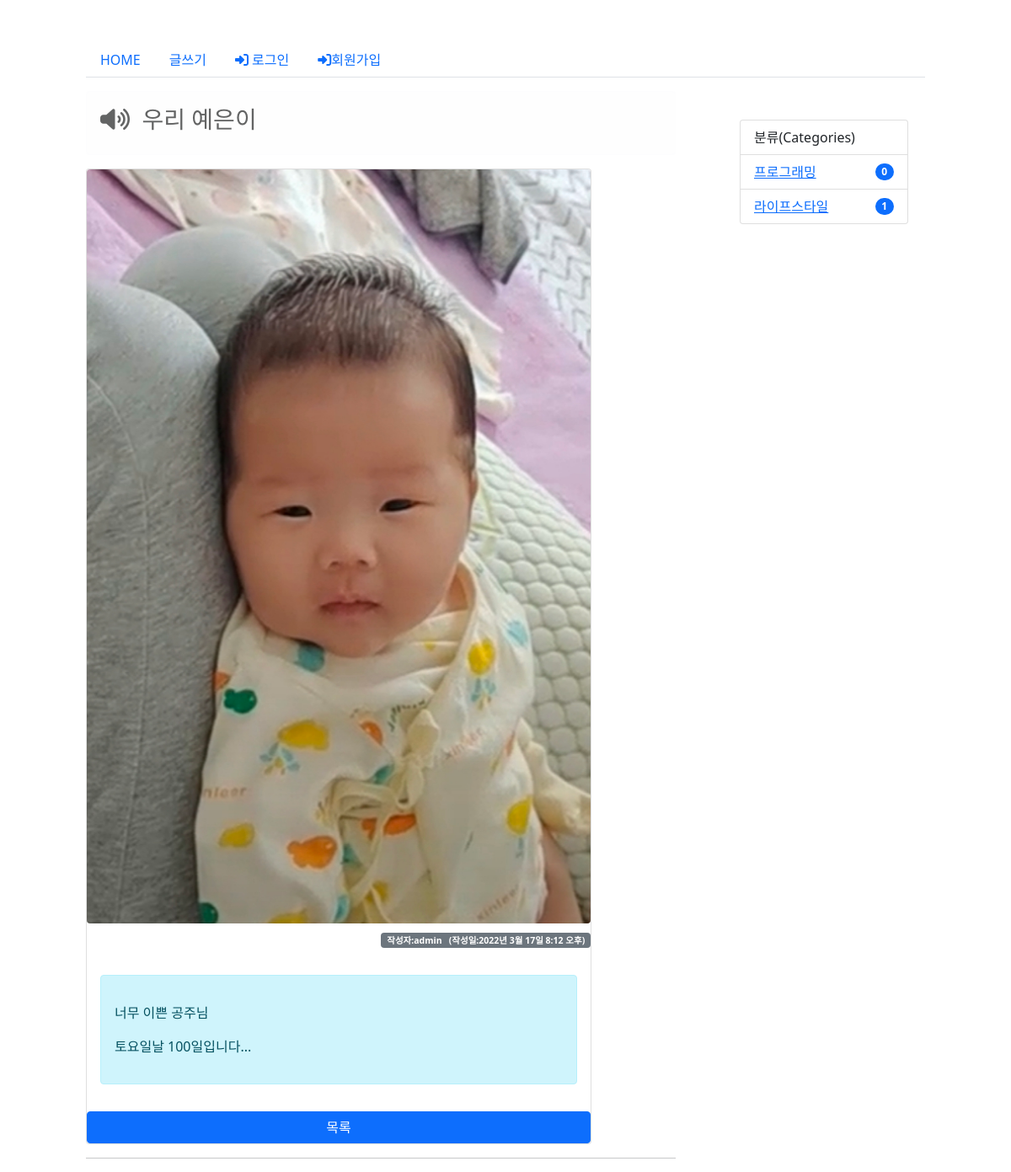
The page /blog/5/ on the database as committed earlier.
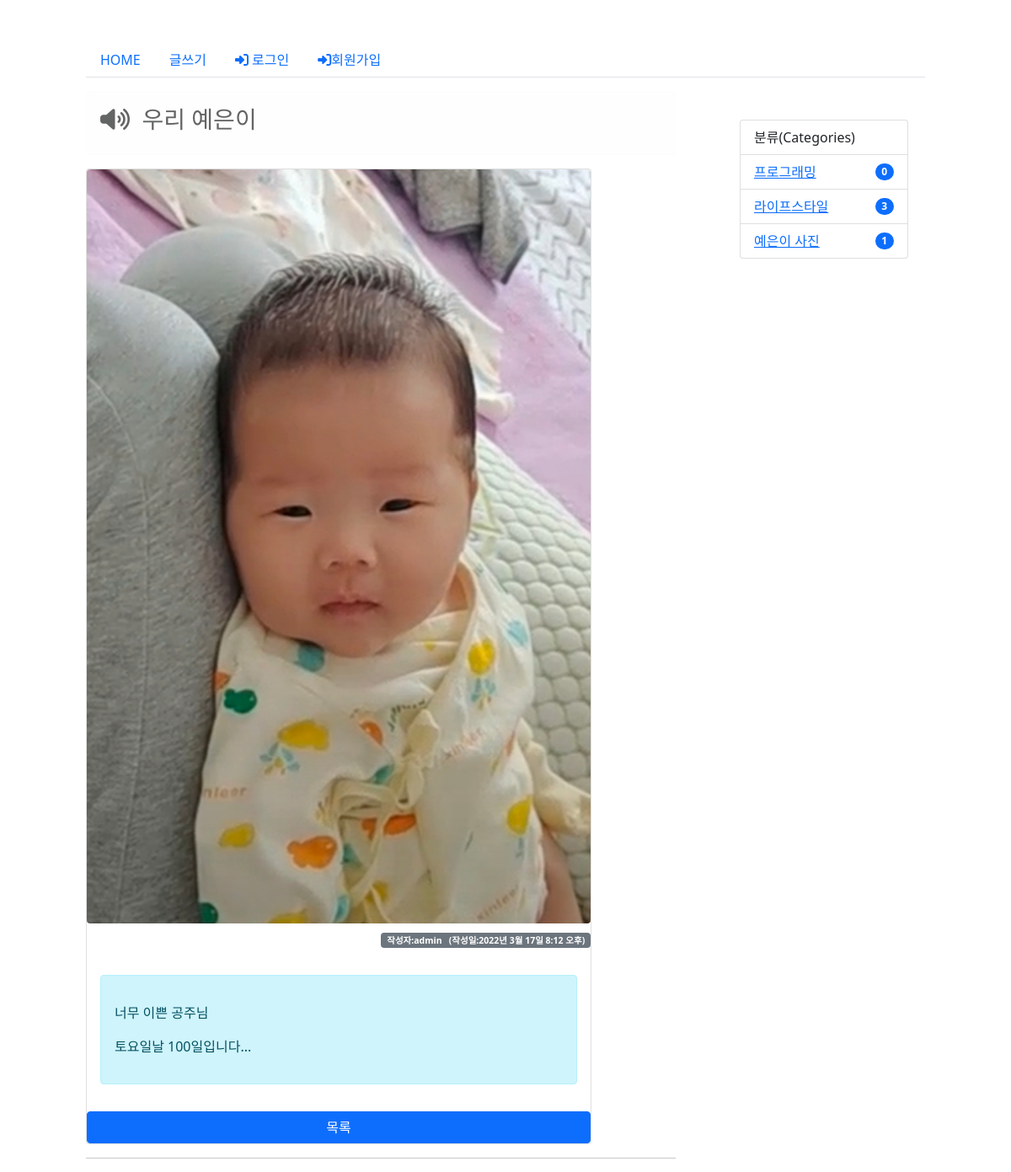
The same page on the database as committed later.
### blog/models.py (models this page shows)
class Category(models.Model):
    name = models.CharField(max_length=50, unique=True) #카테고리 이름
    slug = models.SlugField(max_length=200, unique=True, allow_unicode=True) #한글인코딩
    def __str__(self):
        return self.name
    def get_absolute_url(self):
        return "/blog/category/{}".format(self.slug)
    class Meta:
        verbose_name_plural = 'Categories'

### blog/views.py (the view)
# urls.py: path('<int:post_id>/', views.detail, name='detail'),
def detail(request, post_id):
    post = get_object_or_404(Post, pk=post_id)
    categories = Category.objects.all()
    context = {'post':post, 'categories':categories}
    return render(request, 'blog/post_detail.html', context)

### templates/blog/post_detail.html (shortened to what this page needs)
{% extends 'base.html' %}
{% block content %}
        <section id="detail">
            <div class="alert alert-light my-3" role="alert">
                <h3><i class="fa-solid fa-volume-high"></i> &nbsp;{{ post.title }}</h3>
            </div>
                <div class="card" style="width: 600px;">
                    {% if post.photo %}
                    <figure class="figure">
                        <img src="{{ post.photo.url }}" class="figure-img img-fluid rounded" alt="...">
                        <figcaption class="figure-caption text-end">
                            <p class="card-text"><span class="badge bg-secondary">
                                작성자:{{ post.author }} &nbsp;&nbsp;(작성일:{{ post.pub_date }})</span></p>
                        </figcaption>
                    </figure>
                    {% endif %}
                      <div class="card-body">
                            <div class="alert alert-info" role="alert">
                                <p class="card-text">{{ post.content | linebreaks }}</p>
                            </div>
                      </div>
                            <a class="btn btn-primary" href="{% url 'blog:index' %}" role="button">목록</a>
                </div>
            <hr>
        </section>
        <aside>
            <ul class="list-group">
              <li class="list-group-item d-flex justify-content-between align-items-center">
                분류(Categories)
              </li>
                {% for category in categories %}
                    <button type="button" class="list-group-item list-group-item-action d-flex
                      justify-content-between align-items-center">
                        <a href="{{ category.get_absolute_url }}">
                            {{ category }}
                        </a>
                        <span class="badge bg-primary rounded-pill">{{ category.post_set.count }}</span>
                    </button>
                 {% endfor %}
            </ul>
        </aside>
{% endblock %}

Rows that differ between the two databases and show on the page:
computed for Category "라이프스타일": post_set.count "1" → "3"
added Category: name "예은이 사진", post_set.count "1"
